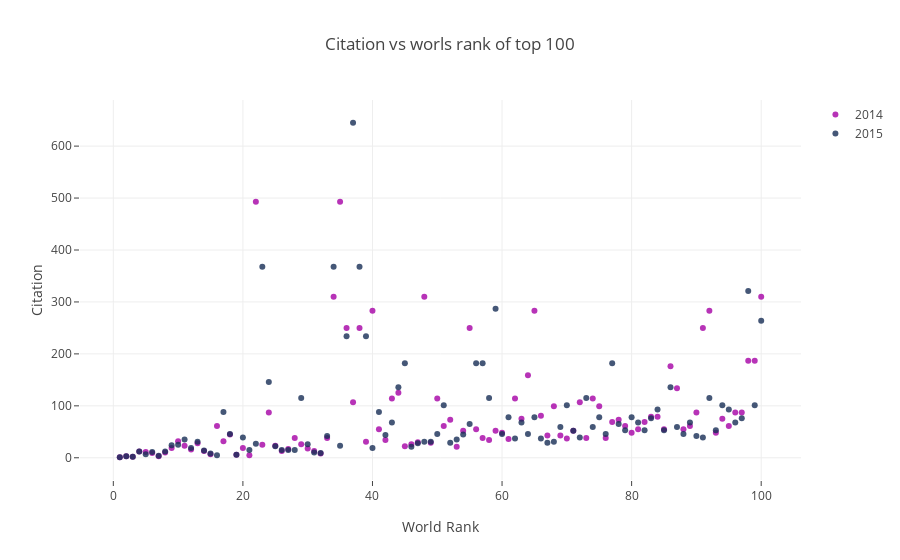

Write notebook code for a chart like this one.
### Code cell
df2014=timesData[timesData.year==2014].iloc[:100,:]
df2015=timesData[timesData.year==2015].iloc[:100,:]
df2016=timesData[timesData.year==2016].iloc[:100,:]
import plotly.graph_objs as go
trace1=go.Scatter(x=df2014.world_rank,
                 y=df2014.citations,
                 mode="markers",
                 name="2014",
                 marker=dict(color='rgba(165,0,165,0.8)'),
                 text=df2014.institution)
trace2=go.Scatter(x=df2015.world_rank,
                 y=df2015.citations,
                 mode="markers",
                 name="2015",
                 marker=dict(color='rgba(23,45,85,0.8)'),
                 text=df2015.institution)
trace3=go.Scatter(x=df2016.world_rank,
                 y=df2016.citations,
                 mode="markers",
                 name="2016",
                 marker=dict(color='rgba(49,150,56,0.8)'),
                 text=df2014.institution)
data=[trace1,trace2,trace3]
layout=dict(title='Citation vs worls rank of top 100',
           xaxis=dict(title='World Rank',ticklen=5,zeroline=False),
           yaxis=dict(title='Citation',ticklen=5,zeroline=False))
fig=dict(data=data,layout=layout)
iplot(fig)

### Figure 1 — Plotly figure (JSON) as saved in the notebook; plotly's stock layout.template omitted (floating-point values rounded to 4 significant figures)
{"data": [{"marker": {"color": "rgba(165,0,165,0.8)"}, "mode": "markers", "name": "2014", "text": ["Harvard University", "Stanford University", "Massachusetts Institute of Technology", "University of Cambridge", "University of Oxford", "Columbia University", "University of California, Berkeley", "University of Chicago", "Princeton University", "Yale University", "Cornell University", "California Institute of Technology", "University of Tokyo", "University of Pennsylvania", "University of California, Los Angeles", "Kyoto University", "New York University", "Swiss Federal Institute of Technology in Zurich", "Johns Hopkins University", "University of California, San Diego", "University of Michigan, Ann Arbor", "Hebrew University of Jerusalem", "Northwestern University", "Seoul National University", "University of Wisconsin–Madison", "Duke University", "University of California, San Francisco", "University of Illinois at Urbana–Champaign", "University of Texas at Austin", "University College London", "University of Toronto", "University of Washington - Seattle", "Rutgers University-New Brunswick", "Keio University", "École normale supérieure - Paris", "École Polytechnique", "Rockefeller University", "Weizmann Institute of Science", "Imperial College London", "Waseda University", "University of Virginia", "McGill University", "Osaka University", "Dartmouth College", "University of North Carolina at Chapel Hill", "Pennsylvania State University, University Park", "Ohio State University, Columbus", "Lomonosov Moscow State University", "University of Minnesota, Twin Cities", "University of Paris-Sud", "University of Southern California", "Purdue University, West Lafayette", "University of Pittsburgh - Pittsburgh Campus", "Carnegie Mellon University", "Peking University", "University of Edinburgh", "University of California, Davis", "Washington University in St. Louis", "University of Florida", "University of California, Santa Barbara", "University of British Columbia", "University of Utah", "University of Colorado Boulder", "University of Notre Dame", "National Taiwan University", "University of Texas Southwestern Medical Center", "Boston University", "Pierre-and-Marie-Curie University", "University of Manchester", "University of Arizona", "Vanderbilt University", "Tohoku University", "Karolinska Institute", "National University of Singapore", "University of Geneva", "University of Maryland, College Park", "University of Rochester", "Emory University", "University of Copenhagen", "University of California, Irvine", "Brown University", "Ludwig Maximilian University of Munich", "Georgia Institute of Technology", "Tufts University", "University of Zurich", "Tel Aviv University", "Tsinghua University", "Utrecht University", "Ruprecht Karl University of Heidelberg", "King's College London", "Sapienza University of Rome", "Kyushu University", "Swiss Federal Institute of Technology in Lausanne", "Katholieke Universiteit Leuven", "University of Sydney", "Tokyo Institute of Technology", "University of Melbourne", "University of Bonn", "Technical University of Munich", "Royal Institute of Technology"], "type": "scatter", "uid": "7151ccb3-9b88-435d-a304-594438843881", "x": [1, 2, 3, 4, 5, 6, 7, 8, 9, 10, 11, 12, 13, 14, 15, 16, 17, 18, 19, 20, 21, 22, 23, 24, 25, 26, 27, 28, 29, 30, 31, 32, 33, 34, 35, 36, 37, 38, 39, 40, 41, 42, 43, 44, 45, 46, 47, 48, 49, 50, 51, 52, 53, 54, 55, 56, 57, 58, 59, 60, 61, 62, 63, 64, 65, 66, 67, 68, 69, 70, 71, 72, 73, 74, 75, 76, 77, 78, 79, 80, 81, 82, 83, 84, 85, 86, 87, 88, 89, 90, 91, 92, 93, 94, 95, 96, 97, 98, 99, 100], "y": [1, 3, 2, 12, 11, 9, 3, 10, 19, 32, 23, 16, 28, 13, 7, 61, 32, 45, 6, 19, 5, 493, 25, 87, 23, 13, 17, 38, 26, 18, 13, 8, 38, 310, 493, 250, 107, 250, 31, 283, 55, 34, 114, 125, 22, 26, 30, 310, 29, 114, 61, 73, 21, 52, 250, 55, 38, 34, 52, 48, 36, 114, 75, 159, 283, 81, 43, 99, 43, 37, 52, 107, 38, 114, 99, 38, 69, 73, 61, 48, 55, 69, 79, 79, 55, 176, 134, 55, 61, 87, 250, 283, 48, 75, 61, 87, 87, 187, 187, 310]}, {"marker": {"color": "rgba(23,45,85,0.8)"}, "mode": "markers", "name": "2015", "text": ["Harvard University", "Stanford University", "Massachusetts Institute of Technology", "University of Cambridge", "University of Oxford", "Columbia University", "University of California, Berkeley", "University of Chicago", "Princeton University", "Cornell University", "Yale University", "California Institute of Technology", "University of Tokyo", "University of Pennsylvania", "University of California, Los Angeles", "Johns Hopkins University", "Kyoto University", "New York University", "University of Michigan, Ann Arbor", "Swiss Federal Institute of Technology in Zurich", "University of California, San Diego", "Northwestern University", "Hebrew University of Jerusalem", "Seoul National University", "University of Wisconsin–Madison", "University of California, San Francisco", "University College London", "Duke University", "Rockefeller University", "University of Texas at Austin", "University of Washington - Seattle", "University of Toronto", "University of Illinois at Urbana–Champaign", "Keio University", "Imperial College London", "École Polytechnique", "École normale supérieure - Paris", "Waseda University", "Weizmann Institute of Science", "University of North Carolina at Chapel Hill", "University of Virginia", "McGill University", "Purdue University, West Lafayette", "Dartmouth College", "Osaka University", "University of Pittsburgh - Pittsburgh Campus", "Pennsylvania State University, University Park", "University of Minnesota, Twin Cities", "Ohio State University, Columbus", "Rutgers University-New Brunswick", "University of Southern California", "Washington University in St. Louis", "University of California, Davis", "University of Colorado Boulder", "University of Edinburgh", "Peking University", "National Taiwan University", "University of Paris-Sud", "Lomonosov Moscow State University", "University of Florida", "Carnegie Mellon University", "University of British Columbia", "Pierre-and-Marie-Curie University", "University of California, Santa Barbara", "National University of Singapore", "Boston University", "University of Manchester", "University of Arizona", "Vanderbilt University", "University of Utah", "Karolinska Institute", "University of Maryland, College Park", "Tohoku University", "University of Copenhagen", "University of Texas Southwestern Medical Center", "Ruprecht Karl University of Heidelberg", "University of Notre Dame", "Tsinghua University", "Ludwig Maximilian University of Munich", "Georgia Institute of Technology", "University of Rochester", "Katholieke Universiteit Leuven", "Brown University", "Emory University", "Erasmus University Rotterdam", "Tel Aviv University", "Utrecht University", "University of Sydney", "University of California, Irvine", "University of Texas MD Anderson Cancer Center", "Swiss Federal Institute of Technology in Lausanne", "University of Geneva", "University of Melbourne", "King's College London", "Tufts University", "University of Zurich", "Arizona State University", "Yonsei University", "University of Oslo", "Kyushu University"], "type": "scatter", "uid": "a4066e5c-1d48-48ad-9343-4bf7a77b4861", "x": [1, 2, 3, 4, 5, 6, 7, 8, 9, 10, 11, 12, 13, 14, 15, 16, 17, 18, 19, 20, 21, 22, 23, 24, 25, 26, 27, 28, 29, 30, 31, 32, 33, 34, 35, 36, 37, 38, 39, 40, 41, 42, 43, 44, 45, 46, 47, 48, 49, 50, 51, 52, 53, 54, 55, 56, 57, 58, 59, 60, 61, 62, 63, 64, 65, 66, 67, 68, 69, 70, 71, 72, 73, 74, 75, 76, 77, 78, 79, 80, 81, 82, 83, 84, 85, 86, 87, 88, 89, 90, 91, 92, 93, 94, 95, 96, 97, 98, 99, 100], "y": [1, 3, 2, 12, 7, 11, 4, 12, 24, 25, 35, 19, 31, 14, 8, 5, 88, 46, 6, 39, 15, 27, 368, 146, 22, 15, 15, 15, 115, 26, 10, 9, 42, 368, 23, 234, 645, 368, 234, 19, 88, 44, 68, 136, 182, 21, 28, 31, 31, 46, 101, 29, 35, 45, 65, 182, 182, 115, 287, 46, 78, 37, 68, 46, 78, 37, 29, 31, 59, 101, 52, 39, 115, 59, 78, 46, 182, 65, 53, 78, 68, 53, 76, 93, 53, 136, 59, 46, 68, 42, 39, 115, 53, 101, 93, 68, 76, 321, 101, 264]}, {"marker": {"color": "rgba(49,150,56,0.8)"}, "mode": "markers", "name": "2016", "text": ["Harvard University", "Stanford University", "Massachusetts Institute of Technology", "University of Cambridge", "University of Oxford", "Columbia University", "University of California, Berkeley", "University of Chicago", "Princeton University", "Yale University", "Cornell University", "California Institute of Technology", "University of Tokyo", "University of Pennsylvania", "University of California, Los Angeles", "Kyoto University", "New York University", "Swiss Federal Institute of Technology in Zurich", "Johns Hopkins University", "University of California, San Diego", "University of Michigan, Ann Arbor", "Hebrew University of Jerusalem", "Northwestern University", "Seoul National University", "University of Wisconsin–Madison", "Duke University", "University of California, San Francisco", "University of Illinois at Urbana–Champaign", "University of Texas at Austin", "University College London", "University of Toronto", "University of Washington - Seattle", "Rutgers University-New Brunswick", "Keio University", "École normale supérieure - Paris", "École Polytechnique", "Rockefeller University", "Weizmann Institute of Science", "Imperial College London", "Waseda University", "University of Virginia", "McGill University", "Osaka University", "Dartmouth College", "University of North Carolina at Chapel Hill", "Pennsylvania State University, University Park", "Ohio State University, Columbus", "Lomonosov Moscow State University", "University of Minnesota, Twin Cities", "University of Paris-Sud", "University of Southern California", "Purdue University, West Lafayette", "University of Pittsburgh - Pittsburgh Campus", "Carnegie Mellon University", "Peking University", "University of Edinburgh", "University of California, Davis", "Washington University in St. Louis", "University of Florida", "University of California, Santa Barbara", "University of British Columbia", "University of Utah", "University of Colorado Boulder", "University of Notre Dame", "National Taiwan University", "University of Texas Southwestern Medical Center", "Boston University", "Pierre-and-Marie-Curie University", "University of Manchester", "University of Arizona", "Vanderbilt University", "Tohoku University", "Karolinska Institute", "National University of Singapore", "University of Geneva", "University of Maryland, College Park", "University of Rochester", "Emory University", "University of Copenhagen", "University of California, Irvine", "Brown University", "Ludwig Maximilian University of Munich", "Georgia Institute of Technology", "Tufts University", "University of Zurich", "Tel Aviv University", "Tsinghua University", "Utrecht University", "Ruprecht Karl University of Heidelberg", "King's College London", "Sapienza University of Rome", "Kyushu University", "Swiss Federal Institute of Technology in Lausanne", "Katholieke Universiteit Leuven", "University of Sydney", "Tokyo Institute of Technology", "University of Melbourne", "University of Bonn", "Technical University of Munich", "Royal Institute of Technology"], "type": "scatter", "uid": "68565300-ba58-41fb-98c2-4cf108a944ec", "x": [], "y": []}], "layout": {"title": {"text": "Citation vs worls rank of top 100"}, "xaxis": {"ticklen": 5, "title": {"text": "World Rank"}, "zeroline": false}, "yaxis": {"ticklen": 5, "title": {"text": "Citation"}, "zeroline": false}}}
